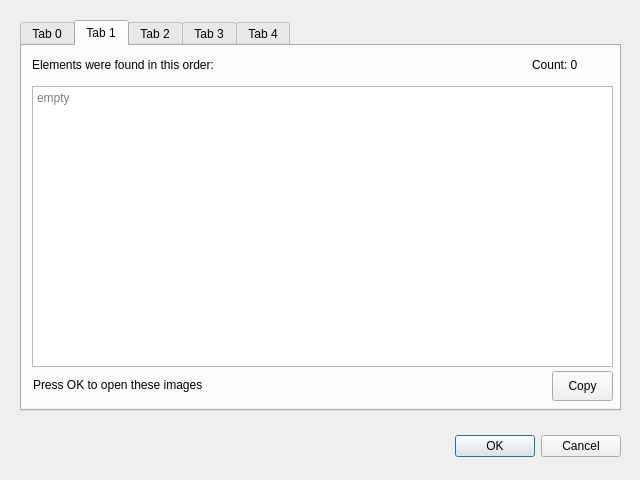
<?xml version="1.0" encoding="UTF-8"?>
<ui version="4.0">
 <class>Dialog</class>
 <widget class="QDialog" name="Dialog">
  <property name="geometry">
   <rect>
    <x>0</x>
    <y>0</y>
    <width>640</width>
    <height>480</height>
   </rect>
  </property>
  <property name="windowTitle">
   <string>Extract images from a webpage</string>
  </property>
  <property name="modal">
   <bool>true</bool>
  </property>
  <widget class="QDialogButtonBox" name="buttonBox">
   <property name="geometry">
    <rect>
     <x>370</x>
     <y>430</y>
     <width>251</width>
     <height>32</height>
    </rect>
   </property>
   <property name="orientation">
    <enum>Qt::Horizontal</enum>
   </property>
   <property name="standardButtons">
    <set>QDialogButtonBox::Cancel|QDialogButtonBox::Ok</set>
   </property>
  </widget>
  <widget class="QTabWidget" name="tabs">
   <property name="enabled">
    <bool>true</bool>
   </property>
   <property name="geometry">
    <rect>
     <x>20</x>
     <y>20</y>
     <width>601</width>
     <height>391</height>
    </rect>
   </property>
   <property name="currentIndex">
    <number>1</number>
   </property>
   <widget class="QWidget" name="tab_0">
    <attribute name="title">
     <string>Tab 0</string>
    </attribute>
    <widget class="QFrame" name="frame">
     <property name="geometry">
      <rect>
       <x>10</x>
       <y>10</y>
       <width>581</width>
       <height>341</height>
      </rect>
     </property>
     <property name="frameShape">
      <enum>QFrame::StyledPanel</enum>
     </property>
     <property name="frameShadow">
      <enum>QFrame::Raised</enum>
     </property>
     <widget class="QLineEdit" name="urlLineEdit">
      <property name="geometry">
       <rect>
        <x>20</x>
        <y>20</y>
        <width>541</width>
        <height>30</height>
       </rect>
      </property>
      <property name="placeholderText">
       <string>URL of the webpage</string>
      </property>
     </widget>
     <widget class="QPushButton" name="extractButton">
      <property name="geometry">
       <rect>
        <x>20</x>
        <y>190</y>
        <width>81</width>
        <height>30</height>
       </rect>
      </property>
      <property name="text">
       <string>Extract</string>
      </property>
     </widget>
     <widget class="QLabel" name="label">
      <property name="geometry">
       <rect>
        <x>20</x>
        <y>70</y>
        <width>71</width>
        <height>18</height>
       </rect>
      </property>
      <property name="text">
       <string>Distance:</string>
      </property>
     </widget>
     <widget class="QSpinBox" name="distanceSpinBox">
      <property name="geometry">
       <rect>
        <x>104</x>
        <y>64</y>
        <width>52</width>
        <height>28</height>
       </rect>
      </property>
      <property name="value">
       <number>10</number>
      </property>
     </widget>
     <widget class="QCheckBox" name="getLinksCheckBox">
      <property name="geometry">
       <rect>
        <x>20</x>
        <y>110</y>
        <width>141</width>
        <height>23</height>
       </rect>
      </property>
      <property name="text">
       <string>get links</string>
      </property>
      <property name="checked">
       <bool>true</bool>
      </property>
     </widget>
     <widget class="QCheckBox" name="getImagesCheckBox">
      <property name="geometry">
       <rect>
        <x>20</x>
        <y>140</y>
        <width>141</width>
        <height>23</height>
       </rect>
      </property>
      <property name="text">
       <string>get images</string>
      </property>
      <property name="checked">
       <bool>true</bool>
      </property>
     </widget>
     <widget class="QPushButton" name="clearButton">
      <property name="geometry">
       <rect>
        <x>500</x>
        <y>60</y>
        <width>61</width>
        <height>30</height>
       </rect>
      </property>
      <property name="text">
       <string>Clear</string>
      </property>
     </widget>
     <widget class="QLabel" name="label_2">
      <property name="geometry">
       <rect>
        <x>20</x>
        <y>237</y>
        <width>74</width>
        <height>18</height>
       </rect>
      </property>
      <property name="text">
       <string>Mini log:</string>
      </property>
     </widget>
     <widget class="QPlainTextEdit" name="miniLogTextEdit">
      <property name="geometry">
       <rect>
        <x>20</x>
        <y>260</y>
        <width>541</width>
        <height>71</height>
       </rect>
      </property>
      <property name="readOnly">
       <bool>true</bool>
      </property>
     </widget>
     <widget class="QPushButton" name="clearButton_2">
      <property name="geometry">
       <rect>
        <x>500</x>
        <y>220</y>
        <width>61</width>
        <height>30</height>
       </rect>
      </property>
      <property name="text">
       <string>Clear</string>
      </property>
     </widget>
     <widget class="QLabel" name="label_3">
      <property name="geometry">
       <rect>
        <x>478</x>
        <y>53</y>
        <width>51</width>
        <height>41</height>
       </rect>
      </property>
      <property name="font">
       <font>
        <pointsize>20</pointsize>
        <weight>50</weight>
        <bold>false</bold>
       </font>
      </property>
      <property name="text">
       <string>└</string>
      </property>
     </widget>
     <widget class="QLabel" name="label_4">
      <property name="geometry">
       <rect>
        <x>477</x>
        <y>213</y>
        <width>21</width>
        <height>41</height>
       </rect>
      </property>
      <property name="font">
       <font>
        <pointsize>20</pointsize>
        <weight>50</weight>
        <bold>false</bold>
       </font>
      </property>
      <property name="text">
       <string>┌</string>
      </property>
     </widget>
    </widget>
   </widget>
   <widget class="QWidget" name="tab_1">
    <attribute name="title">
     <string>Tab 1</string>
    </attribute>
    <widget class="QWidget" name="verticalLayoutWidget">
     <property name="geometry">
      <rect>
       <x>10</x>
       <y>40</y>
       <width>581</width>
       <height>281</height>
      </rect>
     </property>
     <layout class="QVBoxLayout" name="verticalLayout">
      <item>
       <widget class="QPlainTextEdit" name="tab1TextEdit">
        <property name="readOnly">
         <bool>true</bool>
        </property>
        <property name="placeholderText">
         <string>empty</string>
        </property>
       </widget>
      </item>
     </layout>
    </widget>
    <widget class="QLabel" name="tab1Label">
     <property name="geometry">
      <rect>
       <x>10</x>
       <y>10</y>
       <width>321</width>
       <height>18</height>
      </rect>
     </property>
     <property name="text">
      <string>Elements were found in this order:</string>
     </property>
    </widget>
    <widget class="QLabel" name="label_5">
     <property name="geometry">
      <rect>
       <x>11</x>
       <y>330</y>
       <width>301</width>
       <height>18</height>
      </rect>
     </property>
     <property name="text">
      <string>Press OK to open these images</string>
     </property>
    </widget>
    <widget class="QLabel" name="tab1CountLabel">
     <property name="geometry">
      <rect>
       <x>510</x>
       <y>10</y>
       <width>74</width>
       <height>18</height>
      </rect>
     </property>
     <property name="text">
      <string>Count: 0</string>
     </property>
    </widget>
    <widget class="QPushButton" name="tab1CopyButton">
     <property name="geometry">
      <rect>
       <x>530</x>
       <y>325</y>
       <width>61</width>
       <height>30</height>
      </rect>
     </property>
     <property name="text">
      <string>Copy</string>
     </property>
    </widget>
   </widget>
   <widget class="QWidget" name="tab_2">
    <attribute name="title">
     <string>Tab 2</string>
    </attribute>
    <widget class="QWidget" name="verticalLayoutWidget_2">
     <property name="geometry">
      <rect>
       <x>10</x>
       <y>40</y>
       <width>581</width>
       <height>281</height>
      </rect>
     </property>
     <layout class="QVBoxLayout" name="verticalLayout_2">
      <item>
       <widget class="QPlainTextEdit" name="tab2TextEdit">
        <property name="readOnly">
         <bool>true</bool>
        </property>
        <property name="placeholderText">
         <string>empty</string>
        </property>
       </widget>
      </item>
     </layout>
    </widget>
    <widget class="QLabel" name="tab2Label">
     <property name="geometry">
      <rect>
       <x>10</x>
       <y>10</y>
       <width>331</width>
       <height>18</height>
      </rect>
     </property>
     <property name="text">
      <string>Sorting: OFF; this is the largest cluster:</string>
     </property>
    </widget>
    <widget class="QLabel" name="label_6">
     <property name="geometry">
      <rect>
       <x>11</x>
       <y>330</y>
       <width>301</width>
       <height>18</height>
      </rect>
     </property>
     <property name="text">
      <string>Press OK to open these images</string>
     </property>
    </widget>
    <widget class="QLabel" name="tab2CountLabel">
     <property name="geometry">
      <rect>
       <x>510</x>
       <y>10</y>
       <width>74</width>
       <height>18</height>
      </rect>
     </property>
     <property name="text">
      <string>Count: 0</string>
     </property>
    </widget>
    <widget class="QPushButton" name="tab2CopyButton">
     <property name="geometry">
      <rect>
       <x>530</x>
       <y>325</y>
       <width>61</width>
       <height>30</height>
      </rect>
     </property>
     <property name="text">
      <string>Copy</string>
     </property>
    </widget>
   </widget>
   <widget class="QWidget" name="tab_3">
    <attribute name="title">
     <string>Tab 3</string>
    </attribute>
    <widget class="QWidget" name="verticalLayoutWidget_3">
     <property name="geometry">
      <rect>
       <x>10</x>
       <y>40</y>
       <width>581</width>
       <height>281</height>
      </rect>
     </property>
     <layout class="QVBoxLayout" name="verticalLayout_3">
      <item>
       <widget class="QPlainTextEdit" name="tab3TextEdit">
        <property name="readOnly">
         <bool>true</bool>
        </property>
        <property name="placeholderText">
         <string>empty</string>
        </property>
       </widget>
      </item>
     </layout>
    </widget>
    <widget class="QLabel" name="tab3Label">
     <property name="geometry">
      <rect>
       <x>10</x>
       <y>10</y>
       <width>311</width>
       <height>18</height>
      </rect>
     </property>
     <property name="text">
      <string>Sorting: ON; no clustering:</string>
     </property>
    </widget>
    <widget class="QLabel" name="label_7">
     <property name="geometry">
      <rect>
       <x>11</x>
       <y>330</y>
       <width>311</width>
       <height>18</height>
      </rect>
     </property>
     <property name="text">
      <string>Press OK to open these images</string>
     </property>
    </widget>
    <widget class="QLabel" name="tab3CountLabel">
     <property name="geometry">
      <rect>
       <x>510</x>
       <y>10</y>
       <width>74</width>
       <height>18</height>
      </rect>
     </property>
     <property name="text">
      <string>Count: 0</string>
     </property>
    </widget>
    <widget class="QPushButton" name="tab3CopyButton">
     <property name="geometry">
      <rect>
       <x>530</x>
       <y>325</y>
       <width>61</width>
       <height>30</height>
      </rect>
     </property>
     <property name="text">
      <string>Copy</string>
     </property>
    </widget>
   </widget>
   <widget class="QWidget" name="tab_4">
    <attribute name="title">
     <string>Tab 4</string>
    </attribute>
    <widget class="QWidget" name="verticalLayoutWidget_4">
     <property name="geometry">
      <rect>
       <x>10</x>
       <y>40</y>
       <width>581</width>
       <height>281</height>
      </rect>
     </property>
     <layout class="QVBoxLayout" name="verticalLayout_4">
      <item>
       <widget class="QPlainTextEdit" name="tab4TextEdit">
        <property name="readOnly">
         <bool>true</bool>
        </property>
        <property name="placeholderText">
         <string>empty</string>
        </property>
       </widget>
      </item>
     </layout>
    </widget>
    <widget class="QLabel" name="tab4Label">
     <property name="geometry">
      <rect>
       <x>10</x>
       <y>10</y>
       <width>331</width>
       <height>18</height>
      </rect>
     </property>
     <property name="text">
      <string>Sorting: ON; this is the largest cluster:</string>
     </property>
    </widget>
    <widget class="QLabel" name="label_8">
     <property name="geometry">
      <rect>
       <x>11</x>
       <y>330</y>
       <width>291</width>
       <height>18</height>
      </rect>
     </property>
     <property name="text">
      <string>Press OK to open these images</string>
     </property>
    </widget>
    <widget class="QLabel" name="tab4CountLabel">
     <property name="geometry">
      <rect>
       <x>510</x>
       <y>10</y>
       <width>74</width>
       <height>18</height>
      </rect>
     </property>
     <property name="text">
      <string>Count: 0</string>
     </property>
    </widget>
    <widget class="QPushButton" name="tab4CopyButton">
     <property name="geometry">
      <rect>
       <x>530</x>
       <y>325</y>
       <width>61</width>
       <height>30</height>
      </rect>
     </property>
     <property name="text">
      <string>Copy</string>
     </property>
    </widget>
   </widget>
  </widget>
 </widget>
 <tabstops>
  <tabstop>urlLineEdit</tabstop>
  <tabstop>distanceSpinBox</tabstop>
  <tabstop>getLinksCheckBox</tabstop>
  <tabstop>getImagesCheckBox</tabstop>
  <tabstop>extractButton</tabstop>
  <tabstop>clearButton</tabstop>
  <tabstop>tabs</tabstop>
  <tabstop>tab2TextEdit</tabstop>
  <tabstop>tab3TextEdit</tabstop>
  <tabstop>tab4TextEdit</tabstop>
  <tabstop>tab1TextEdit</tabstop>
 </tabstops>
 <resources/>
 <connections>
  <connection>
   <sender>buttonBox</sender>
   <signal>accepted()</signal>
   <receiver>Dialog</receiver>
   <slot>accept()</slot>
   <hints>
    <hint type="sourcelabel">
     <x>588</x>
     <y>444</y>
    </hint>
    <hint type="destinationlabel">
     <x>157</x>
     <y>274</y>
    </hint>
   </hints>
  </connection>
  <connection>
   <sender>buttonBox</sender>
   <signal>rejected()</signal>
   <receiver>Dialog</receiver>
   <slot>reject()</slot>
   <hints>
    <hint type="sourcelabel">
     <x>620</x>
     <y>450</y>
    </hint>
    <hint type="destinationlabel">
     <x>286</x>
     <y>274</y>
    </hint>
   </hints>
  </connection>
  <connection>
   <sender>clearButton_2</sender>
   <signal>clicked()</signal>
   <receiver>miniLogTextEdit</receiver>
   <slot>clear()</slot>
   <hints>
    <hint type="sourcelabel">
     <x>558</x>
     <y>299</y>
    </hint>
    <hint type="destinationlabel">
     <x>547</x>
     <y>345</y>
    </hint>
   </hints>
  </connection>
 </connections>
</ui>
